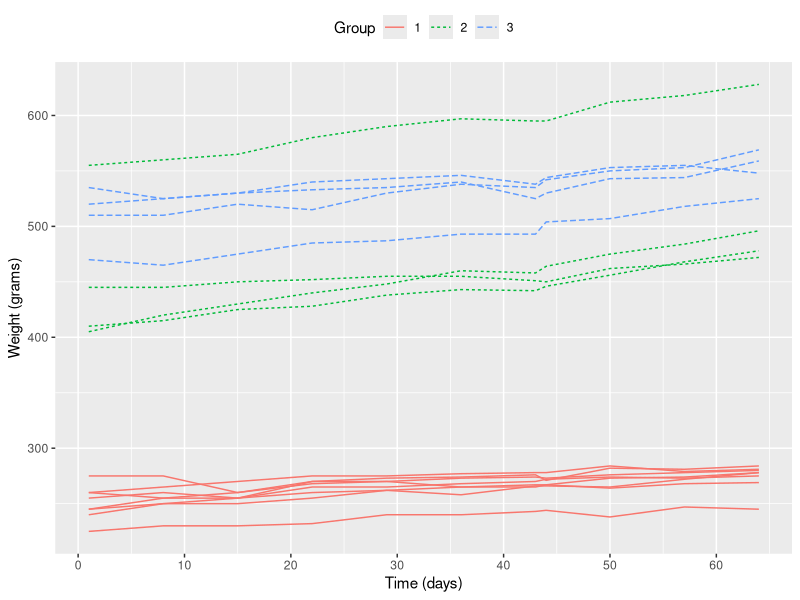
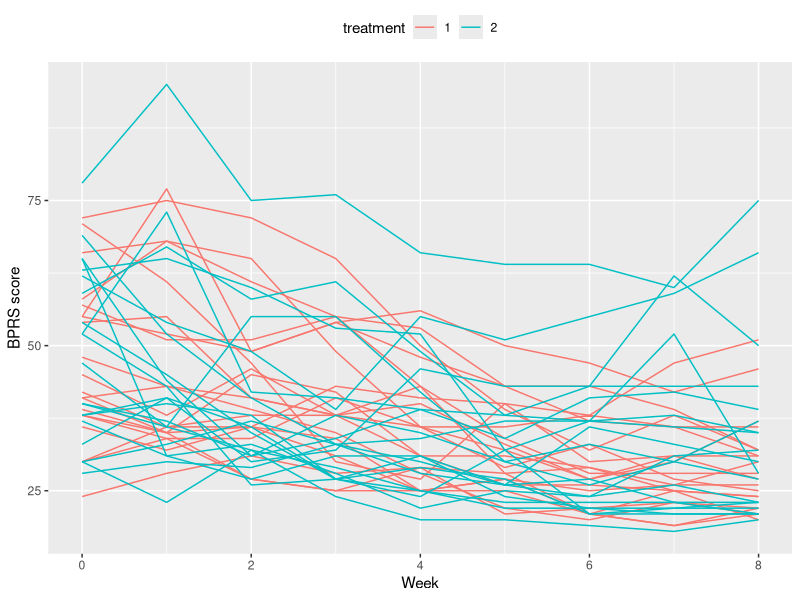

Generate these figures, in order, with R:
## ---- chunk 1
library(dplyr); library(ggplot2)

# Fetching the wrangled data
data_B <- read.table("data/bprs.txt")
data_R <- read.table("data/rats.txt")

# Assigning separate ID:s for same subjects but different treatments
data_B$subject <- as.integer(data_B$subject)
data_B$id <- 
  ifelse(data_B$treatment==1,
         data_B$subject,data_B$subject+20)
unique(data_B$id)

# Factoring categorical variables again, as R interprets them as integers
data_B$treatment <- factor(data_B$treatment)
data_B$subject <- factor(data_B$subject)
data_R$ID <- factor(data_R$ID)
data_R$Group <- factor(data_R$Group)

# Glimpse of the data
glimpse(data_B)
glimpse(data_R)
summary(data_B)
summary(data_R)

## ---- chunk 2

ggplot(data_R, aes(x = Time, y = Weight, group = ID, col = Group)) +
  geom_line(aes(linetype = Group)) +
  scale_x_continuous(name = "Time (days)", breaks = seq(0, 60, 10)) +
  scale_y_continuous(name = "Weight (grams)") +
  theme(legend.position = "top")

## ---- chunk 3

# Next: assign unique ID to subjects for plotting purposes

ggplot(data_B, aes(x = week, y = bprs, group = id)) +
  geom_line(aes(col = treatment)) +
  scale_x_continuous(name = "Week") +
  scale_y_continuous(name = "BPRS score") +
  theme(legend.position = "top")
